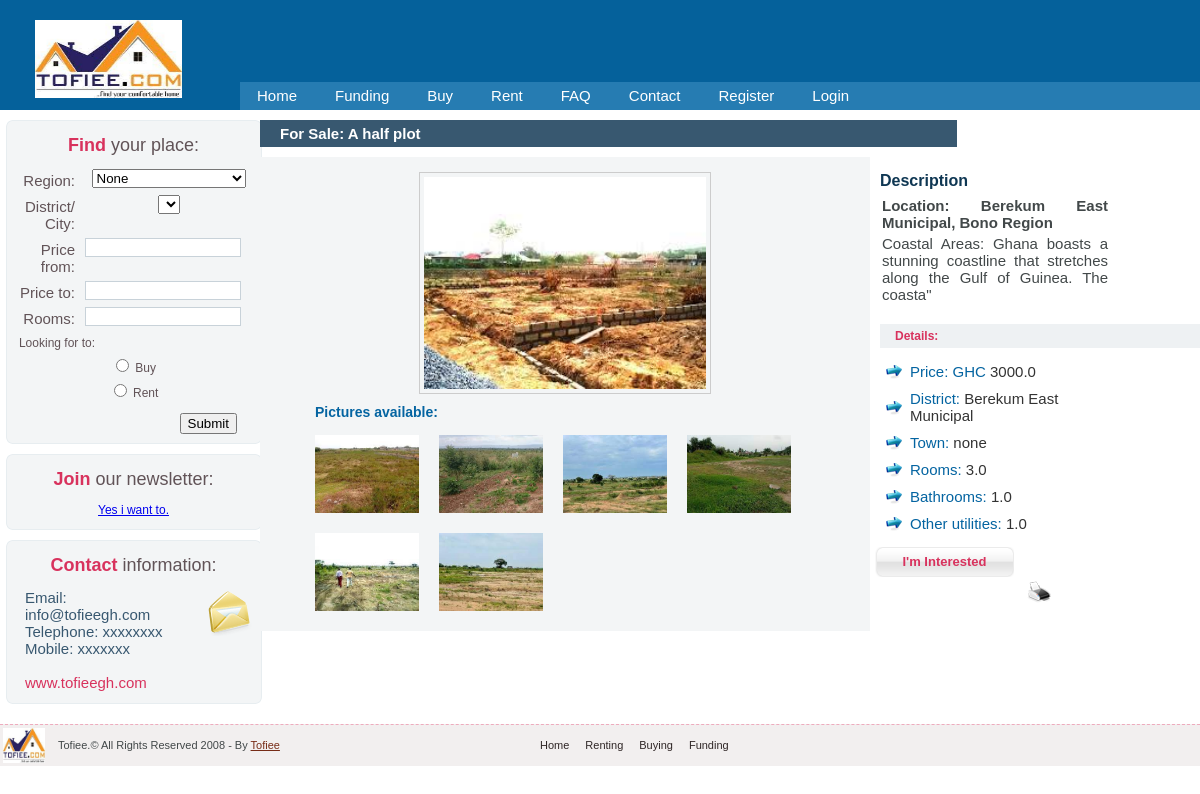
/48373eb7-a2c8-4a37-a83e-a56c73ba33db/, run on an earlier commit of the app's database.
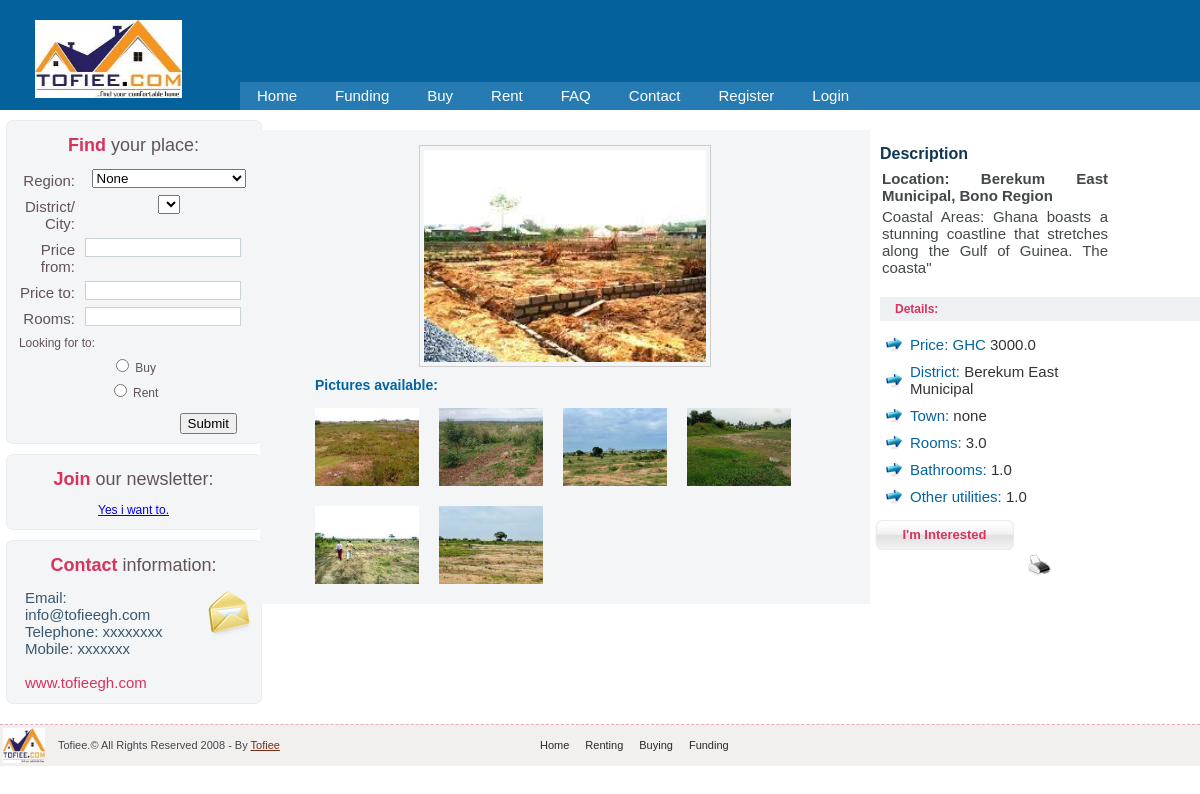
And on a later commit of the database.
### tofiee/models.py (models this page shows, shortened)
class Member(models.Model):
  username = models.CharField(max_length=15, default='none')
  price = models.FloatField()
  title = models.CharField(max_length=50)
  region = models.CharField(max_length=25, default='none')
  city = models.CharField(max_length=50, default='none')
  town = models.CharField(max_length=50, default='none')
  description = models.CharField(max_length=1000, blank=True)
  date = models.DateField(default=datetime.now())
  size = models.CharField(max_length=50, default='none', blank=True)
  contact = models.CharField(max_length=10, blank=True)
  dp = models.ImageField(upload_to='images/',default='default.jpg', blank=True)
  pic1 = models.ImageField(upload_to='images/',default='default.jpg', blank=True)
  pic2 = models.ImageField(upload_to='images/',default='default.jpg', blank=True)
  pic3 = models.ImageField(upload_to='images/',default='default.jpg', blank=True)
  pic4 = models.ImageField(upload_to='images/',default='default.jpg', blank=True)
  pic5 = models.ImageField(upload_to='images/',default='default.jpg', blank=True)
  pic6= models.ImageField(upload_to='images/',default='default.jpg', blank=True)
  rooms = models.FloatField(max_length=50)
  bathrooms = models.FloatField(max_length=50)
  utilities = models.CharField(max_length=100)
  category = models.CharField(max_length=100, default='none')
  active = models.CharField(max_length=10, default='0', blank=True)
  slug = models.SlugField(max_length=200, unique=True)
  newsletter = models.CharField(max_length=100, default=0)
  document_a = models.FloatField(max_length=100, default=0)
  document_b = models.FloatField(max_length=100, default=0)
  document_c = models.FloatField(max_length=100, default=0)
  availability_from = models.DateField(max_length=100, default=datetime.now(),  blank=True)
  availability_to = models.DateField(max_length=100, default=datetime.now(), blank=True)

### tofiee/views.py (the view)
# urls.py: path('<slug:slug>/', views.PostDetail.as_view(), name='post_detail'),
class PostDetail(generic.DetailView):
    model = Member
    template_name = 'details.html'

### tofiee/templates/details.html (shortened to what this page needs)
{% extends "base.html" %}
{% block content %}
{% load static %}
<div class="column4">
  {% if object.category == 'sell' %}
    <div class="title">For Sale: {{ object.title }}</div>
    {% elif object.category == 'rent' %}
    <div class="title">For Rent: {{ object.title }}</div>
    {% endif %}
  </div>
  <div class="column2" style="background-color:#f3f5f6; margin-left:5px;">
    <div class="big_pic"><img src="{{ object.dp.url }}" onclick="expandImage(this)" width="282" height="212" alt="" class="img_big_pic" /></div>
    <div class="pictures_thumbs">
      <h3>Pictures available:</h3>
      <a href="#"><img src="{{ object.pic1.url }}" onclick="expandImage(this)" width="104" height="78" border="0" alt="" class="img_thumb" /></a> <a href="#"><img src="{{ object.pic2.url }}" onclick="expandImage(this)" width="104" height="78" border="0" alt="" class="img_thumb" /></a> <a href="#"><img src="{{ object.pic3.url }}" onclick="expandImage(this)" width="104" height="78" border="0" alt="" class="img_thumb" /></a> <a href="#"><img src="{{ object.pic4.url }}" onclick="expandImage(this)" width="104" height="78" border="0" alt="" class="img_thumb" /></a> <a href="#"><img src="{{ object.pic5.url }}" onclick="expandImage(this)" width="104" height="78" border="0" alt="" class="img_thumb" /></a> <a href="#"><img src="{{ object.pic6.url }}" onclick="expandImage(this)" width="104" height="78" border="0" alt="" class="img_thumb" /></a> </div>
  </div>
  <div class="column3">
    <div class="main_text_box">
      <h1>Description</h1>
      <p><b>Location: {{ object.city }}, {{ object.region }} Region </b></p>
      <p>{{ object.description }}&quot;</p>
                <br />
    </div>
    <div class="title2">Details:</div>
    <div class="details_list">
      <ul>
        <li><span>Price: GHC</span> {{ object.price }} </li>
        <li><span>District:</span> {{ object.city }} </li>
        <li><span>Town:</span> {{ object.town }} </li>
        <li><span>Rooms:</span> {{ object.rooms }}</li>
        <li><span>Bathrooms:</span> {{ object.bathrooms }}</li>
        <li><span>Other utilities:</span> {{ object.bathrooms }}</li>
      </ul>
    </div>
    <div style="float:left;">
      <div class="button"><a href="#">I'm Interested</a></div>
    </div>
    <div style="float:left; padding-left:150px;"><a href="#"><img src="{% static 'images/print.gif' %}" width="28" height="28" border="0" alt="print this offer" title="print this offer" /></a> </div>
  </div>
{% endblock %}

What changed in the data, as far as the page shows it:
changed Member "Berekum East Municipal": category "sell" → "buy" (drawn); title "A half plot" → (not shown)
Also different on the page:
text no longer shown: "For Sale:"
